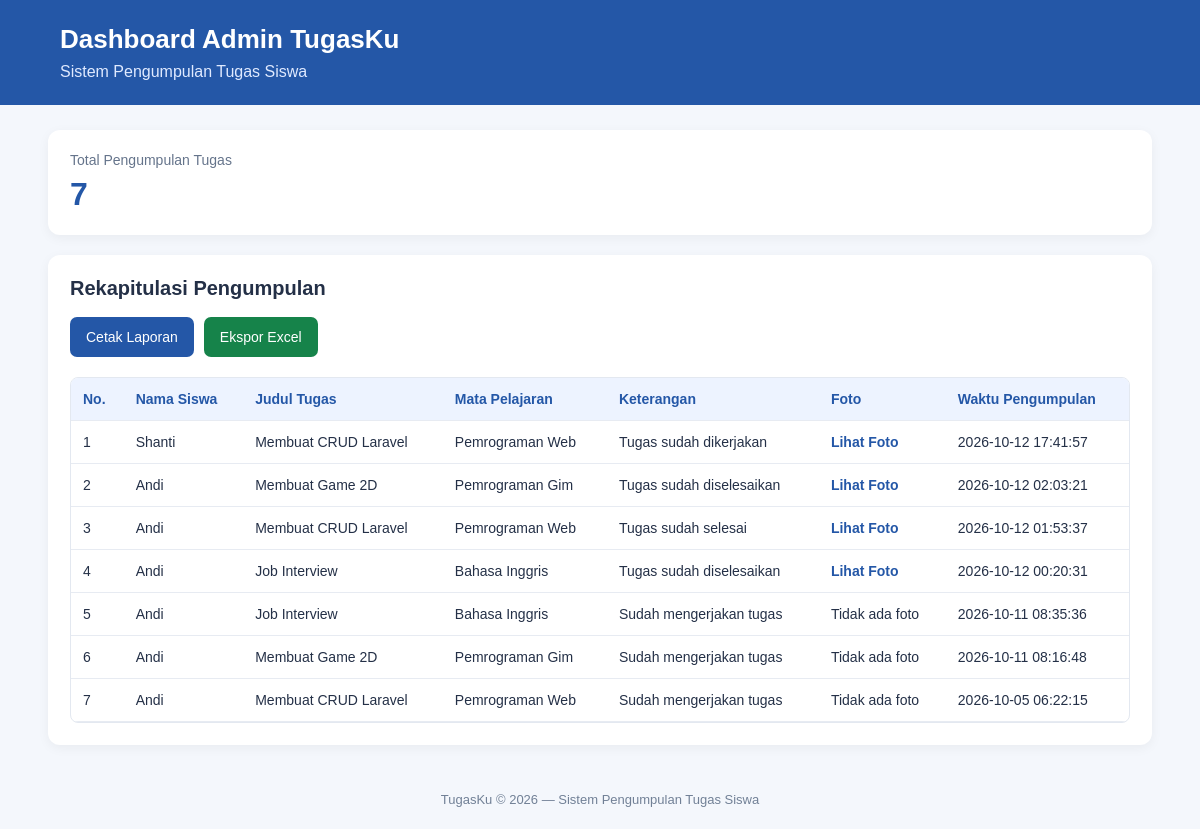
The app's page /admin.php with its own data.
### tables this page shows
CREATE TABLE `pengumpulan` (
  `id` int NOT NULL,
  `tugas_id` int NOT NULL,
  `siswa_id` int NOT NULL,
  `keterangan` text,
  `foto` varchar(255) DEFAULT NULL,
  `waktu_kumpul` timestamp NULL DEFAULT CURRENT_TIMESTAMP
);

CREATE TABLE `users` (
  `id` int NOT NULL,
  `username` varchar(50) NOT NULL,
  `password` varchar(255) NOT NULL,
  `nama` varchar(100) NOT NULL,
  `role` enum('siswa','admin') NOT NULL DEFAULT 'siswa'
);

CREATE TABLE `tugas` (
  `id` int NOT NULL,
  `judul` varchar(150) NOT NULL,
  `mata_pelajaran` varchar(100) NOT NULL,
  `deskripsi` text NOT NULL,
  `deadline` date NOT NULL,
  `created_at` timestamp NULL DEFAULT CURRENT_TIMESTAMP
);

### admin.php (the view, shortened to what this page needs)
<?php
require_once "koneksi.php";
$query = "SELECT
            pengumpulan.id,
            users.nama,
            tugas.judul,
            tugas.mata_pelajaran,
            pengumpulan.keterangan,
            pengumpulan.foto,
            pengumpulan.waktu_kumpul
          FROM pengumpulan
          JOIN users ON pengumpulan.siswa_id = users.id
          JOIN tugas ON pengumpulan.tugas_id = tugas.id
          ORDER BY pengumpulan.id DESC";
$result = mysqli_query($koneksi, $query);
$total = mysqli_num_rows($result);
function aman($data)
{
    return htmlspecialchars((string)$data, ENT_QUOTES, "UTF-8");
}
?>
<!DOCTYPE html>
<html lang="id">
<head>
</head>
<body>
    <header class="header">
        <h1>Dashboard Admin TugasKu</h1>
        <p>Sistem Pengumpulan Tugas Siswa</p>
    </header>
    <main class="container">
        <section class="summary">
            <div class="label">Total Pengumpulan Tugas</div>
            <div class="number"><?php echo $total; ?></div>
        </section>
        <section class="panel">
            <h2>Rekapitulasi Pengumpulan</h2>
            <div class="actions">
                <button class="button" onclick="window.print()">
                    Cetak Laporan
                </button>
                <a class="button excel" href="export_excel.php">
                    Ekspor Excel
                </a>
            </div>
            <div class="table-wrapper">
                <table>
                    <thead>
                        <tr>
                            <th>No.</th>
                            <th>Nama Siswa</th>
                            <th>Judul Tugas</th>
                            <th>Mata Pelajaran</th>
                            <th>Keterangan</th>
                            <th>Foto</th>
                            <th>Waktu Pengumpulan</th>
                        </tr>
                    </thead>
                    <tbody>
                        <?php if ($total > 0) { ?>
                            <?php $no = 1; ?>
                            <?php while ($row = mysqli_fetch_assoc($result)) { ?>
                                <tr>
                                    <td><?php echo $no++; ?></td>
                                    <td><?php echo aman($row['nama']); ?></td>
                                    <td><?php echo aman($row['judul']); ?></td>
                                    <td><?php echo aman($row['mata_pelajaran']); ?></td>
                                    <td><?php echo aman($row['keterangan']); ?></td>
                                    <td>
                                        <?php if (!empty($row['foto'])) { ?>
                                            <a class="photo-link"
                                                href="uploads/<?php echo rawurlencode(basename($row['foto'])); ?>"
                                                target="_blank" rel="noopener">
                                                Lihat Foto
                                            </a>
                                        <?php } else { ?>
                                            Tidak ada foto
                                        <?php } ?>
                                    </td>
                                    <td><?php echo aman($row['waktu_kumpul']); ?></td>
                                </tr>
                            <?php } ?>
                        <?php } ?>
                    </tbody>
                </table>
            </div>
        </section>
    </main>
    <footer class="footer">
        TugasKu &copy; <?php echo date("Y"); ?> — Sistem Pengumpulan Tugas Siswa
    </footer>
</body>
</html>

### admin.php (style rules this page uses)
* { box-sizing: border-box; }
body { margin: 0; font-family: Arial, sans-serif; background: #f4f7fc; color: #243047; }
.header { background: #2457a7; color: white; padding: 24px 5%; }
.header h1 { margin: 0 0 8px; font-size: 26px; }
.header p { margin: 0; color: #e0eaff; }
.container { width: 92%; max-width: 1400px; margin: 25px auto; }
.summary { background: white; padding: 22px; border-radius: 12px; box-shadow: 0 3px 12px rgba(0, 0, 0, 0.05); margin-bottom: 20px; }
.summary .label { color: #65748b; font-size: 14px; }
.summary .number { font-size: 32px; font-weight: bold; color: #2457a7; margin-top: 8px; }
.panel { background: white; padding: 22px; border-radius: 12px; box-shadow: 0 3px 12px rgba(0, 0, 0, 0.05); }
.panel h2 { margin-top: 0; font-size: 20px; }
.actions { display: flex; flex-wrap: wrap; gap: 10px; margin-bottom: 20px; }
.button { display: inline-block; border: none; border-radius: 7px; padding: 12px 16px; font-size: 14px; text-decoration: none; cursor: pointer; background: #2457a7; color: white; }
.button.excel { background: #16834a; }
.table-wrapper { width: 100%; overflow-x: auto; border: 1px solid #e3e8f0; border-radius: 8px; }
table { width: 100%; min-width: 850px; border-collapse: collapse; }
th, td { padding: 13px 12px; text-align: left; border-bottom: 1px solid #e7ebf2; font-size: 14px; vertical-align: top; }
th { background: #edf3ff; color: #2457a7; white-space: nowrap; }
.photo-link { color: #2457a7; font-weight: bold; text-decoration: none; }
.footer { text-align: center; padding: 22px; color: #718096; font-size: 13px; }

### records on screen
pengumpulan: siswa.nama "Shanti", tugas.judul "Membuat CRUD Laravel", tugas.mata_pelajaran "Pemrograman Web", keterangan "Tugas sudah dikerjakan", waktu_kumpul "2026-10-12 17:41:57"
pengumpulan: siswa.nama "Andi", tugas.judul "Membuat Game 2D", tugas.mata_pelajaran "Pemrograman Gim", keterangan "Tugas sudah diselesaikan", waktu_kumpul "2026-10-12 02:03:21"
pengumpulan: siswa.nama "Andi", tugas.judul "Membuat CRUD Laravel", tugas.mata_pelajaran "Pemrograman Web", keterangan "Tugas sudah selesai", waktu_kumpul "2026-10-12 01:53:37"
pengumpulan: siswa.nama "Andi", tugas.judul "Job Interview", tugas.mata_pelajaran "Bahasa Inggris", keterangan "Tugas sudah diselesaikan", waktu_kumpul "2026-10-12 00:20:31"
pengumpulan: siswa.nama "Andi", tugas.judul "Job Interview", tugas.mata_pelajaran "Bahasa Inggris", keterangan "Sudah mengerjakan tugas", shows "Tidak ada foto", waktu_kumpul "2026-10-11 08:35:36"
pengumpulan: siswa.nama "Andi", tugas.judul "Membuat Game 2D", tugas.mata_pelajaran "Pemrograman Gim", keterangan "Sudah mengerjakan tugas", shows "Tidak ada foto", waktu_kumpul "2026-10-11 08:16:48"
pengumpulan: siswa.nama "Andi", tugas.judul "Membuat CRUD Laravel", tugas.mata_pelajaran "Pemrograman Web", keterangan "Sudah mengerjakan tugas", shows "Tidak ada foto", waktu_kumpul "2026-10-05 06:22:15"

### other values on screen
$total "7"
